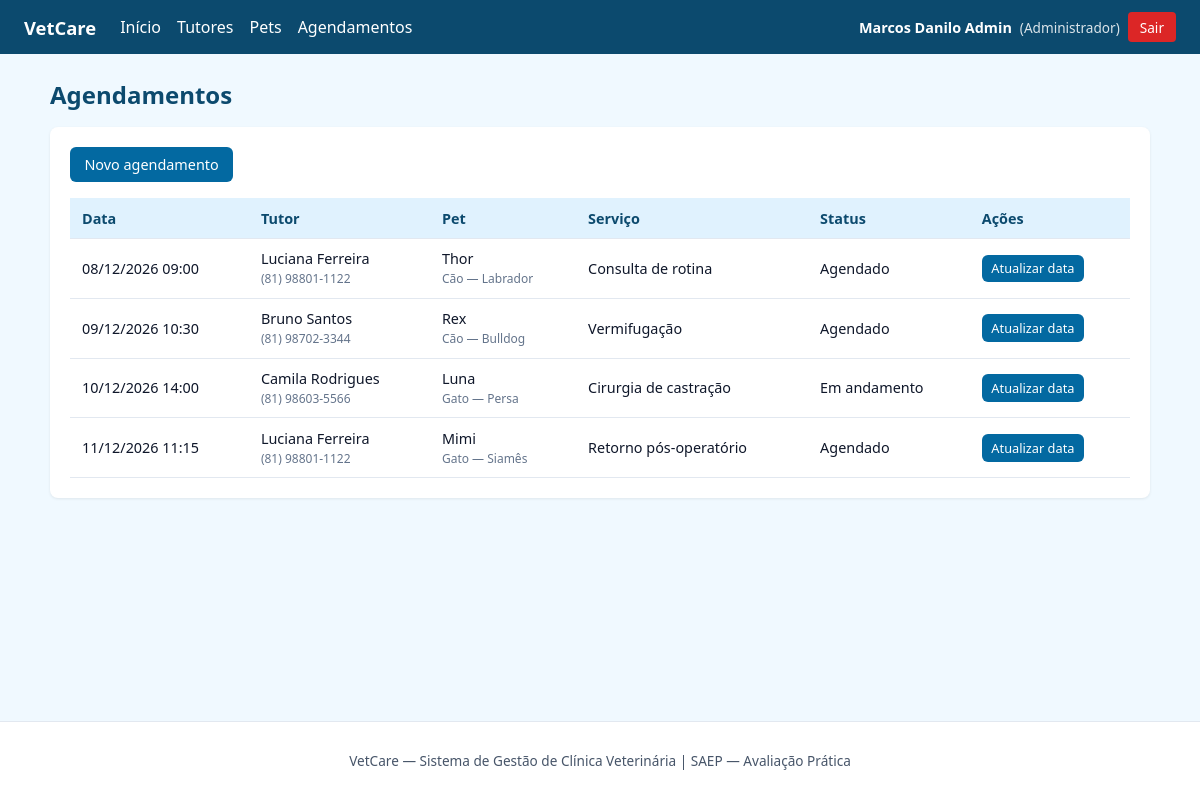
Page /sistema/agendamentos/listar.php (signed in) on the committed database.
### tables this page shows
CREATE TABLE agendamentos (
  id INT AUTO_INCREMENT PRIMARY KEY,
  tutor_id INT NOT NULL,
  pet_id INT NOT NULL,
  data_agendamento DATETIME NOT NULL,
  servico VARCHAR(150) NOT NULL,
  status VARCHAR(30) NOT NULL DEFAULT 'Agendado',
  observacoes TEXT NULL,
  CONSTRAINT fk_agendamentos_tutor
    FOREIGN KEY (tutor_id) REFERENCES tutores(id)
    ON UPDATE CASCADE ON DELETE RESTRICT,
  CONSTRAINT fk_agendamentos_pet
    FOREIGN KEY (pet_id) REFERENCES pets(id)
    ON UPDATE CASCADE ON DELETE RESTRICT
);

CREATE TABLE tutores (
  id INT AUTO_INCREMENT PRIMARY KEY,
  nome VARCHAR(100) NOT NULL,
  cpf VARCHAR(255) NOT NULL COMMENT 'CPF criptografado AES-256-CBC',
  telefone VARCHAR(20) NULL,
  email VARCHAR(120) NULL
);

CREATE TABLE pets (
  id INT AUTO_INCREMENT PRIMARY KEY,
  tutor_id INT NOT NULL,
  nome VARCHAR(80) NOT NULL,
  especie VARCHAR(40) NOT NULL,
  raca VARCHAR(60) NULL,
  idade INT NULL,
  CONSTRAINT fk_pets_tutor
    FOREIGN KEY (tutor_id) REFERENCES tutores(id)
    ON UPDATE CASCADE ON DELETE RESTRICT
);

### sistema/config/sessao.php (called while the page is built, shortened)
<?php
function base_url(string $path = ""): string {
    $script = str_replace("\\", "/", dirname($_SERVER["SCRIPT_NAME"] ?? ""));
    if (preg_match("#/(tutores|pets|agendamentos)$#", $script)) {
        $script = dirname($script);
    }
    $base = rtrim($script, "/");
    $path = ltrim($path, "/");
    return $base . ($path !== "" ? "/" . $path : "");
}
function usuario_logado(): ?array {
    return [
        "id" => $_SESSION["usuario_id"],
        "nome" => $_SESSION["usuario_nome"] ?? "",
        "email" => $_SESSION["usuario_email"] ?? "",
        "perfil" => $_SESSION["usuario_perfil"] ?? "",
    ];
}

### sistema/agendamentos/listar.php (the view, shortened to what this page needs)
<?php
require_once __DIR__ . "/../config/conexao.php";
require_once __DIR__ . "/../config/sessao.php";
$sql="SELECT a.id,a.data_agendamento,a.servico,a.status,a.observacoes,
      t.nome AS tutor_nome, t.telefone AS tutor_telefone,
      p.nome AS pet_nome, p.especie, p.raca
      FROM agendamentos a
      INNER JOIN tutores t ON t.id=a.tutor_id
      INNER JOIN pets p ON p.id=a.pet_id
      ORDER BY a.data_agendamento ASC";
$rows=$conn->query($sql);
require __DIR__ . "/../includes/header.php";
?>
<h1 class="page-title">Agendamentos</h1>
<div class="card">
  <div class="toolbar"><a class="btn" href="cadastrar.php">Novo agendamento</a></div>
  <?php if ($rows->num_rows===0): ?><p class="empty">Nenhum agendamento cadastrado.</p>
  <?php else: ?>
  <table class="data">
    <thead><tr><th>Data</th><th>Tutor</th><th>Pet</th><th>Serviço</th><th>Status</th><th>Ações</th></tr></thead>
    <tbody>
    <?php while ($a=$rows->fetch_assoc()): ?>
      <tr>
        <td><?= date("d/m/Y H:i", strtotime($a["data_agendamento"])) ?></td>
        <td><?= htmlspecialchars($a["tutor_nome"]) ?><br><small style="color:#64748b"><?= htmlspecialchars($a["tutor_telefone"]??"") ?></small></td>
        <td><?= htmlspecialchars($a["pet_nome"]) ?><br><small style="color:#64748b"><?= htmlspecialchars($a["especie"]." — ".($a["raca"]??"")) ?></small></td>
        <td><?= htmlspecialchars($a["servico"]) ?></td>
        <td><?= htmlspecialchars($a["status"]) ?></td>
        <td><a class="btn btn-sm" href="editar.php?id=<?= (int)$a["id"] ?>">Atualizar data</a></td>
      </tr>
    <?php endwhile; ?>
    </tbody>
  </table>
  <?php endif; ?>
</div>
<?php require __DIR__ . "/../includes/footer.php"; ?>

### sistema/includes/header.php (shortened to what this page needs)
<?php
$u = usuario_logado();
?>
<!DOCTYPE html>
<html lang="pt-BR">
<head>
<link rel="stylesheet" href="<?= htmlspecialchars(base_url("css/style.css")) ?>">
</head>
<body>
<header class="topbar">
  <div class="brand"><a href="<?= htmlspecialchars(base_url("dashboard.php")) ?>">VetCare</a></div>
  <?php if ($u): ?>
  <nav class="nav">
    <a href="<?= htmlspecialchars(base_url("dashboard.php")) ?>">Início</a>
    <a href="<?= htmlspecialchars(base_url("tutores/listar.php")) ?>">Tutores</a>
    <a href="<?= htmlspecialchars(base_url("pets/listar.php")) ?>">Pets</a>
    <a href="<?= htmlspecialchars(base_url("agendamentos/listar.php")) ?>">Agendamentos</a>
  </nav>
  <div class="userbox">
    <span class="user-name"><?= htmlspecialchars($u["nome"]) ?></span>
    <span class="user-perfil">(<?= htmlspecialchars($u["perfil"]) ?>)</span>
    <a class="btn-sair" href="<?= htmlspecialchars(base_url("logout.php")) ?>">Sair</a>
  </div>
  <?php endif; ?>
</header>
<main class="container">

### sistema/includes/footer.php (shortened to what this page needs)
</main>
<footer class="footer">
  <p>VetCare — Sistema de Gestão de Clínica Veterinária | SAEP — Avaliação Prática</p>
</footer>
</body>
</html>

### sistema/css/style.css (style rules this page uses)
:root { --azul:#0c4a6e;--azul-m:#0369a1;--cinza:#475569;--fundo:#f0f9ff;--branco:#fff;--ok:#047857;--erro:#b91c1c;--borda:#e2e8f0 }
* { box-sizing:border-box }
body { margin:0;font-family:system-ui,-apple-system,Segoe UI,Roboto,sans-serif;background:var(--fundo);color:#0f172a;min-height:100vh;display:flex;flex-direction:column }
.topbar { background:var(--azul);color:var(--branco);display:flex;align-items:center;gap:1.5rem;padding:.75rem 1.5rem;flex-wrap:wrap }
.topbar a { color:var(--branco);text-decoration:none }
.brand a { font-weight:700;font-size:1.15rem }
.nav { display:flex;gap:1rem;flex:1 }
.userbox { display:flex;align-items:center;gap:.5rem;font-size:.9rem }
.user-name { font-weight:600 }
.user-perfil { opacity:.85;font-size:.85rem }
.btn-sair { background:#dc2626;padding:.35rem .75rem;border-radius:4px;font-size:.85rem }
.container { width:min(1100px,94%);margin:1.5rem auto;flex:1 }
.footer { text-align:center;padding:1rem;color:var(--cinza);font-size:.85rem;border-top:1px solid var(--borda);background:var(--branco) }
h1.page-title { margin:0 0 1rem;color:var(--azul);font-size:1.5rem }
.card { background:var(--branco);border-radius:8px;padding:1.25rem;box-shadow:0 1px 3px rgba(0,0,0,.08);margin-bottom:1.25rem }
.toolbar { display:flex;flex-wrap:wrap;gap:.75rem;align-items:center;margin-bottom:1rem }
.btn { display:inline-block;padding:.5rem .9rem;border-radius:6px;border:none;cursor:pointer;font-size:.9rem;text-decoration:none;color:#fff;background:var(--azul-m) }
.btn-sm { padding:.3rem .6rem;font-size:.8rem }
table.data { width:100%;border-collapse:collapse;font-size:.9rem }
table.data th,table.data td { padding:.65rem .75rem;text-align:left;border-bottom:1px solid var(--borda) }
table.data th { background:#e0f2fe;color:var(--azul);font-weight:600 }

### rows in the picture
agendamentos: data_agendamento "08/12/2026 09:00", tutor.nome "Luciana Ferreira", tutor.telefone "(81) 98801-1122", pet.nome "Thor", pet.raca "Cão — Labrador", servico "Consulta de rotina", status "Agendado"
agendamentos: data_agendamento "09/12/2026 10:30", tutor.nome "Bruno Santos", tutor.telefone "(81) 98702-3344", pet.nome "Rex", pet.raca "Cão — Bulldog", servico "Vermifugação", status "Agendado"
agendamentos: data_agendamento "10/12/2026 14:00", tutor.nome "Camila Rodrigues", tutor.telefone "(81) 98603-5566", pet.nome "Luna", pet.raca "Gato — Persa", servico "Cirurgia de castração", status "Em andamento"
agendamentos: data_agendamento "11/12/2026 11:15", tutor.nome "Luciana Ferreira", tutor.telefone "(81) 98801-1122", pet.nome "Mimi", pet.raca "Gato — Siamês", servico "Retorno pós-operatório", status "Agendado"

### other values in the picture
$u["nome"] "Marcos Danilo Admin"
$u["perfil"] "Administrador"
